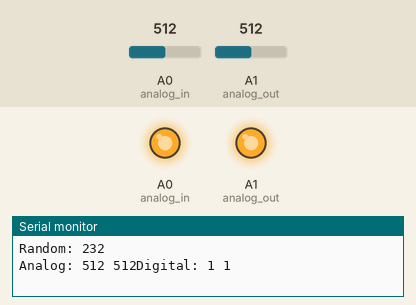
Simulated run of this sketch. Board: Arduino Uno, built with avr-gcc and run on an emulated ATmega328P. On the bench: output pins drawn as LEDs (lit = HIGH), the last lines printed to the serial monitor. The test bench sets the inputs (shaded band); at power-on: A0 (analog_in) = 512, A1 (analog_out) = 512. Random numbers use the default seed unless the sketch sets one.

Above: at 0.1 s.
At 39.5 s:
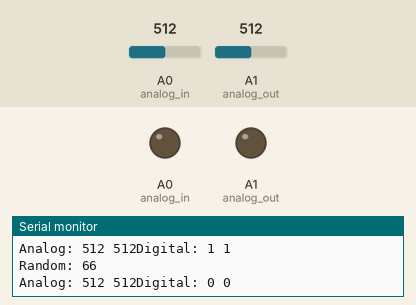
Timing chart, 0 to 40.0 s (numbered marks = the images above):
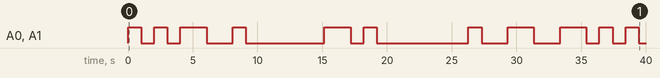

The sketch:

io.ino
```cpp
const int analog_in = A0;
const int analog_out = A1;

int board_led = 13;

long randn;
int ri;
int ro;


void setup() {
  Serial.begin(9600);

  pinMode(analog_in, INPUT);
  pinMode(analog_out, OUTPUT);
}


void loop() {
  randn = random(0, 255);

  Serial.print("Random: ");
  Serial.println(randn);

  analogWrite(analog_in, randn);
  analogWrite(analog_out, randn);

  delay(10);

  ri = analogRead(analog_in);
  ro = analogRead(analog_out);

  Serial.print("Analog: ");
  Serial.print(ri);
  Serial.print(" ");
  Serial.print(ro);


  ri = digitalRead(analog_in);
  ro = digitalRead(analog_out);

  Serial.print("Digital: ");
  Serial.print(ri);
  Serial.print(" ");
  Serial.print(ro);
  Serial.print(" ");

  Serial.println("");

  /* blink_led(); */

  delay(1000);

}


void blink_led() {
  digitalWrite(board_led, HIGH);
  delay(1000);

  digitalWrite(board_led, LOW);
  delay(1000);

}
```

Measured:
- by itself, A0 (analog_in), A1 (analog_out): LOW → HIGH at 0.00 s, → LOW 1.0 s later, → HIGH 1.0 s later, → LOW 1.0 s later, … (22 changes in this stretch)
